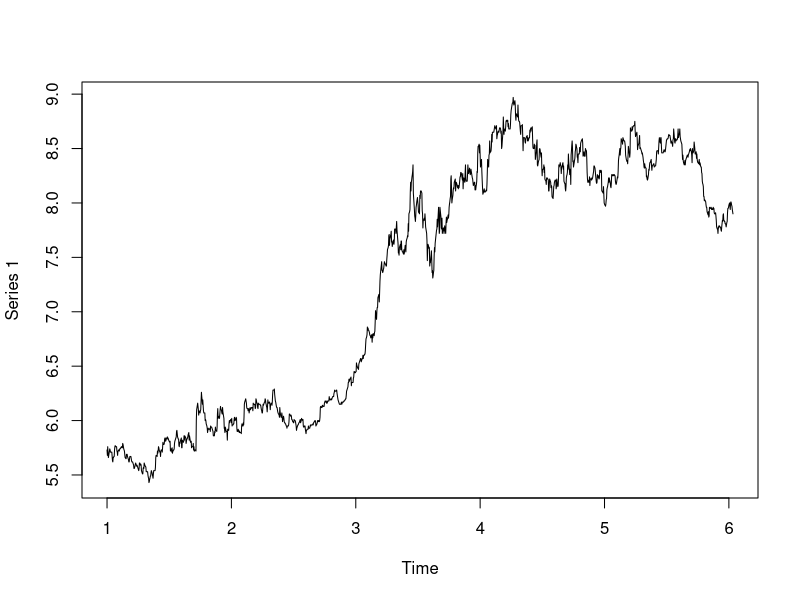
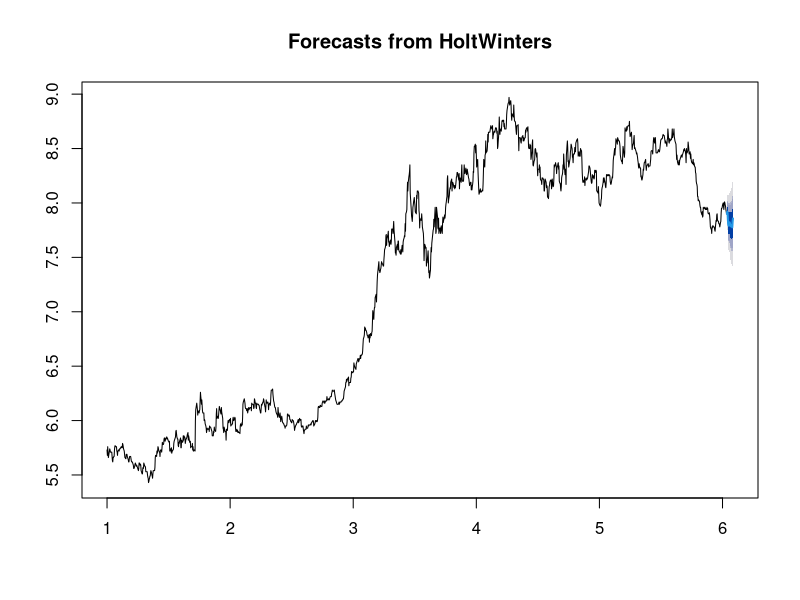

Write R code to recreate these figures, in order.
## ---- chunk 1
# Set the working directory to the appropriate HFC folder
setwd('X:\\Personal Development\\Data Science\\HFC\\norwegian_exchange_rate')
## ---- chunk 2
library(tseries) # Time series analysis
library(timeSeries) # Linear interpolation method for missing data
library(lubridate) # Date and time manipulations
library(forecast) # For fitting an ARIMA model and doing forecasting
## ---- chunk 3
end_date <- ymd('20171031')
## ---- chunk 4
df <- read.csv('DEXNOUS.csv', stringsAsFactors = FALSE)
## ---- chunk 5
# convert table date to R date object
df$DATE<- mdy(df$DATE)

full_range <- data.frame(DATE = seq(min(df$DATE), max(df$DATE), 'days'))

daily_data <- merge(x = full_range, y = df, by = "DATE", all.x = TRUE)
## ---- chunk 6
# Interpolate the missing obs 
daily_data$DEXNOUS <- round(interpNA(as.numeric(daily_data$DEXNOUS), method = "linear"),2)

# Create a time series of object with a frequency of 365 to represent that the data is daily
myts <- ts(daily_data$DEXNOUS, frequency = 365)

plot(myts)
## ---- chunk 7
fit <- HoltWinters(myts)
## ---- chunk 8
myfcast <- forecast(fit, h = (end_date - max(daily_data$DATE)), level = c(50,75,80,95) )
## ---- chunk 9
plot(myfcast)
## ---- chunk 10
mean <- myfcast$mean[(end_date - max(daily_data$DATE))]

# 1.15 is the z-Score for a 75% confidence interval 
stddev <- as.numeric((myfcast$lower[(end_date - max(daily_data$DATE)),2] - mean)/ (-1.15))
## ---- chunk 11
z1 <- (7.57 - mean) / stddev
prob1 <- round(pnorm(z1)*100,0)
prob1
## ---- chunk 12
z2l <- (7.58 - mean) / stddev
z2u <- (7.72 - mean) / stddev
prob2 <- round(pnorm(z2u)*100,0) - round(pnorm(z2l)*100,0)
prob2
## ---- chunk 13
z3l <- (7.72 - mean) / stddev
z3u <- (7.83 - mean) / stddev
prob3 <- round(pnorm(z3u)*100,0) - round(pnorm(z3l)*100,0)
prob3
## ---- chunk 14
z4l <- (7.83 - mean) / stddev
z4u <- (7.97 - mean) / stddev
prob4 <- round(pnorm(z4u)*100,0) - round(pnorm(z4l)*100,0)
prob4
## ---- chunk 15
z5 <- (7.97 - mean) / stddev
prob5 <- 100 - round(pnorm(z5)*100,0)
prob5
## ---- chunk 16
prob1 + prob2 + prob3 + prob4 + prob5
## ---- chunk 17
range <- as.numeric(end_date) - as.numeric(today())
## ---- chunk 18
left <- daily_data
left$current_date <- left$DATE
left$DATE <- NULL
left$current_rate <- left$DEXNOUS
left$DEXNOUS <- NULL
left$i <- seq(1:length(left$current_rate))
## ---- chunk 19
right <- daily_data
right$prior_date <- right$DATE
right$DATE <- NULL
right$prior_rate <- right$DEXNOUS
right$DEXNOUS <- NULL
right$i <- seq(1:length(right$prior_rate)) + range - 1
## ---- chunk 20
all_df <- merge(x = left, y = right, by = "i")
## ---- chunk 21
all_df$otp_link <- all_df$current_rate/all_df$prior_rate
## ---- chunk 22
mean_link <- mean(all_df$otp_link)
sd_link <- sd(all_df$otp_link)
## ---- chunk 23
paste("Today, the forecast would have predicted a rate of", round(myfcast$mean[(today() - max(daily_data$DATE))],2))
